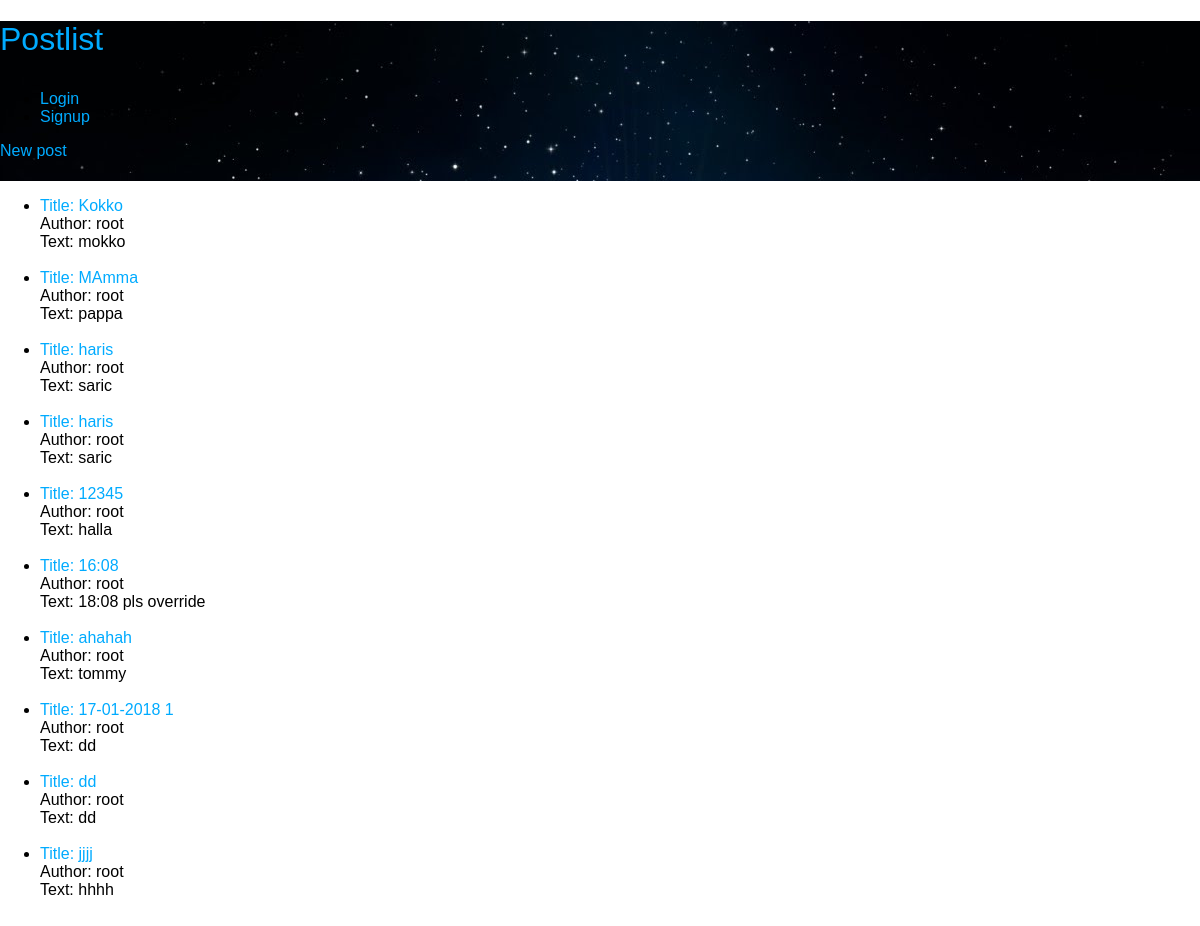
The app's page /, older data.
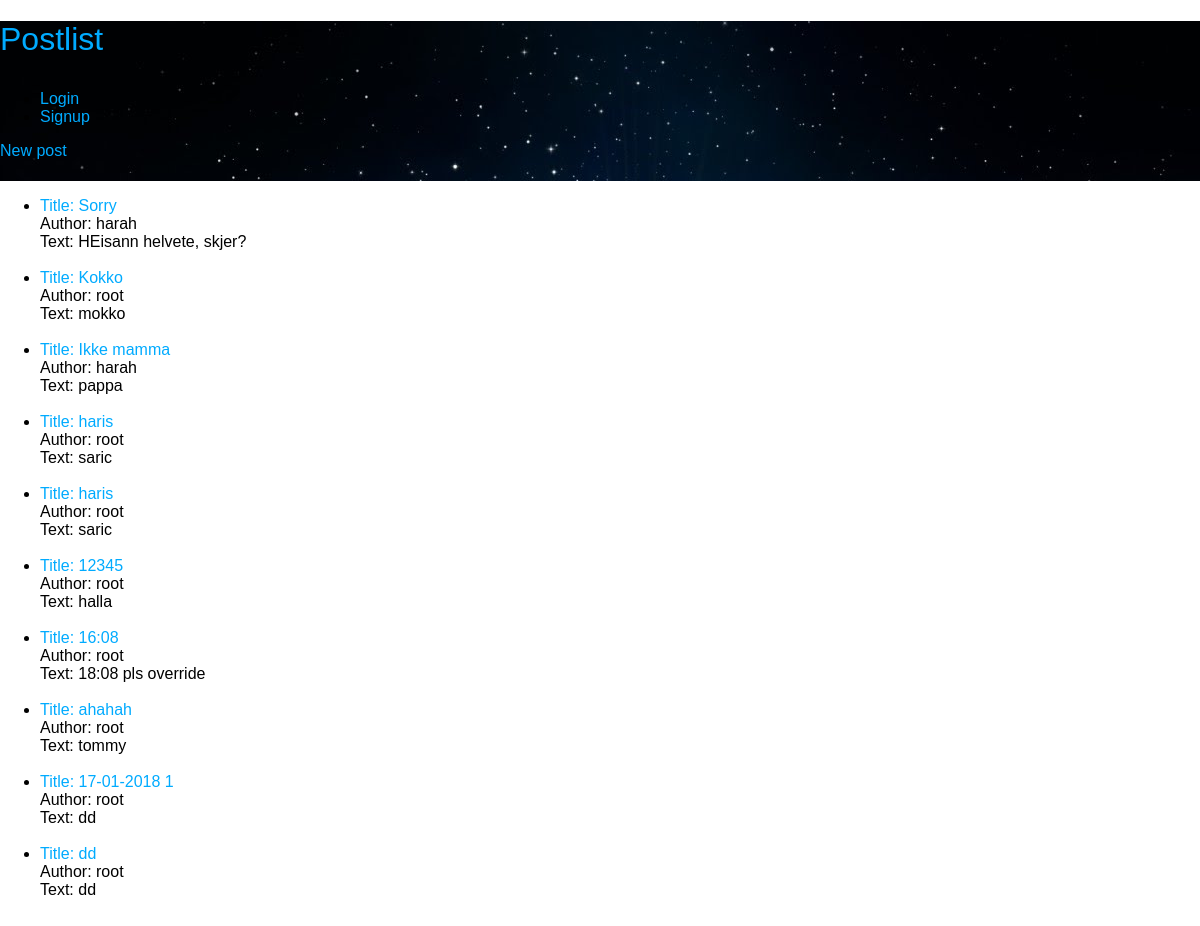
The same page, newer data.
### blog/models.py (models this page shows, shortened)
@python_2_unicode_compatible  # only if you need to support Python 2
class Post(models.Model):
    STATUS_CHOICES = (
        ('draft', 'Draft'),
        ('published', 'Published'),
    )
    title = models.CharField(max_length=250)
    slug = models.SlugField(max_length=250, unique_for_date='publish')
    author = models.ForeignKey(User, related_name='blog_posts')
    body = models.TextField()
    publish = models.DateTimeField(default=timezone.now)
    created = models.DateTimeField(auto_now_add=True)
    updated = models.DateTimeField(auto_now=True)
    status = models.CharField(max_length=10, choices=STATUS_CHOICES, default='draft')
    class Meta:
        ordering = ('-publish',)

### blog/views.py (the view)
# urls.py: url(r'^$',views.post_list),
def post_list(request):
	posts = Post.objects.all()[:10]
	context = {
		'posts':posts
	}
	return render(request, 'blog/base2.html', context)

### blog/templates/blog/base2.html
{% load staticfiles %}
{% include 'partials/header.html' %}
<ul>
	{% for post in posts %}
	<li>
		<a href="/blog/details/{{post.id}}">Title: {{post.title}}</a> <br>
			Author: {{post.author}} <br>
			Text: {{post.body}}</li> <br>
	{% endfor %}
</ul>
{% include 'partials/footer.html' %}

Row changes from the older to the newer data that the page shows:
no longer on this page (row unchanged): Post: title "jjjj", author "root", body "hhhh"
added Post: title "Sorry", author "harah", body "HEisann helvete, skjer?"
changed Post "pappa": title "MAmma" → "Ikke mamma"; author "root" → "harah"
